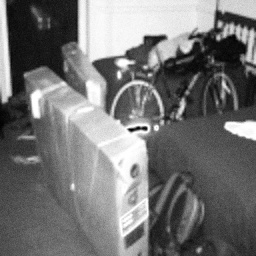
#> input picture sample_run_folder/output/500/2015_00001_500.jpg, 256 x 256 px
$ python -i isqr_grayscale.py   (imports and definitions only)
#> lines starting #> are read from the running program, lines starting #| are printed output that depends on the picture
#> further down, picture is the input picture: shape (256, 256, 3); min 0, max 255, mean 116.7
# -*- coding: utf-8 -*-
"""ISQR_Grayscale.ipynb

Automatically generated by Colab.

Original file is located at
    https://colab.research.google.com/drive/1U4TJ-nkK6W5Z4GqnEJSxe-pjaCqYBOOi
"""


import os
import cv2
from matplotlib import pyplot as plt
from sewar.full_ref import mse, rmse, psnr, uqi, ssim, ergas, scc, rase, sam, msssim, vifp
import numpy as np
import random
import pandas as pd
import argparse


def conv_img3_arcsin(img):
    small = cv2.resize(img, (256, 256))
    converted = np.zeros((256, 256))
    miny = np.amin(small)
#> miny = 0
    maxy = np.amax(small)
#> maxy = 255
    for i in range(0, 256):
        for j in range(0, 256):
            converted[i][j] = 2.0 * np.arccos(np.sqrt((float(small[i][j]) - float(miny)) / (float(maxy) - float(miny)))) # ISQR Encoding
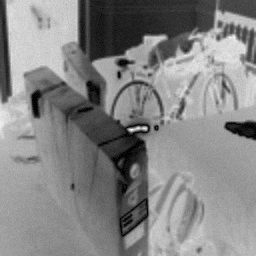
#> converted: shape (256, 256) float64; min 0, max 3.14, mean 1.64; drawn with min black and max white
    return converted


def conv_rgb3_arcsin(img):
    # img = cv2.cvtColor(img, cv2.COLOR_BGRA2BGR)
    img = cv2.resize(img, (256, 256))
    b, g, r = img[:, :, 0], img[:, :, 1], img[:, :, 2]
    b1, g1, r1 = conv_img3_arcsin(b), conv_img3_arcsin(g), conv_img3_arcsin(r)
    img = cv2.resize(img, (256, 256))
    img[:, :, 0], img[:, :, 1], img[:, :, 2] = b1, g1, r1
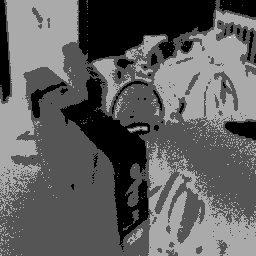
#> img: shape (256, 256, 3); min 0, max 3, mean 1.12; drawn with min black and max white
    return img


# [227 lines left out: functions conv_img1, conv1_rgb, conv_img1_arcsin, conv1_rgb_arcsin, convert_a, convshots_bw_arcsin and 4 more, not called in this run]


# [18 lines not run here, left out]

>>> import cv2
>>> picture = cv2.imread('sample_run_folder/output/500/2015_00001_500.jpg')
>>> result = conv_rgb3_arcsin(picture)
